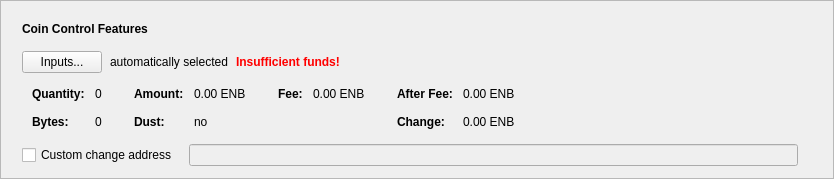
      <widget class="QFrame" name="frameCoinControl">
       <property name="sizePolicy">
        <sizepolicy hsizetype="Expanding" vsizetype="Fixed">
         <horstretch>0</horstretch>
         <verstretch>0</verstretch>
        </sizepolicy>
       </property>
       <property name="frameShape">
        <enum>QFrame::StyledPanel</enum>
       </property>
       <property name="frameShadow">
        <enum>QFrame::Raised</enum>
       </property>
       <layout class="QVBoxLayout" name="verticalLayout_2">
        <item>
         <layout class="QVBoxLayout" name="verticalLayoutCoinControl" stretch="0,0,0,0,0">
          <property name="spacing">
           <number>0</number>
          </property>
          <property name="sizeConstraint">
           <enum>QLayout::SetDefaultConstraint</enum>
          </property>
          <property name="leftMargin">
           <number>10</number>
          </property>
          <property name="topMargin">
           <number>10</number>
          </property>
          <item>
           <layout class="QHBoxLayout" name="horizontalLayoutCoinControl1">
            <property name="bottomMargin">
             <number>15</number>
            </property>
            <item>
             <widget class="QLabel" name="labelCoinControlFeatures">
              <property name="sizePolicy">
               <sizepolicy hsizetype="Preferred" vsizetype="Maximum">
                <horstretch>0</horstretch>
                <verstretch>0</verstretch>
               </sizepolicy>
              </property>
              <property name="font">
               <font>
                <weight>75</weight>
                <bold>true</bold>
               </font>
              </property>
              <property name="styleSheet">
               <string notr="true">font-weight:bold;</string>
              </property>
              <property name="text">
               <string>Coin Control Features</string>
              </property>
             </widget>
            </item>
           </layout>
          </item>
          <item>
           <layout class="QHBoxLayout" name="horizontalLayoutCoinControl2" stretch="0,0,0,0">
            <property name="spacing">
             <number>8</number>
            </property>
            <property name="bottomMargin">
             <number>10</number>
            </property>
            <item>
             <widget class="QPushButton" name="pushButtonCoinControl">
              <property name="styleSheet">
               <string notr="true"/>
              </property>
              <property name="text">
               <string>Inputs...</string>
              </property>
              <property name="autoDefault">
               <bool>false</bool>
              </property>
             </widget>
            </item>
            <item>
             <widget class="QLabel" name="labelCoinControlAutomaticallySelected">
              <property name="text">
               <string>automatically selected</string>
              </property>
              <property name="margin">
               <number>5</number>
              </property>
             </widget>
            </item>
            <item>
             <widget class="QLabel" name="labelCoinControlInsuffFunds">
              <property name="font">
               <font>
                <weight>75</weight>
                <bold>true</bold>
               </font>
              </property>
              <property name="styleSheet">
               <string notr="true">color:red;font-weight:bold;</string>
              </property>
              <property name="text">
               <string>Insufficient funds!</string>
              </property>
              <property name="margin">
               <number>5</number>
              </property>
             </widget>
            </item>
            <item>
             <spacer name="horizontalSpacerCoinControl">
              <property name="orientation">
               <enum>Qt::Horizontal</enum>
              </property>
              <property name="sizeHint" stdset="0">
               <size>
                <width>40</width>
                <height>1</height>
               </size>
              </property>
             </spacer>
            </item>
           </layout>
          </item>
          <item>
           <widget class="QWidget" name="widgetCoinControl" native="true">
            <property name="sizePolicy">
             <sizepolicy hsizetype="Preferred" vsizetype="Preferred">
              <horstretch>0</horstretch>
              <verstretch>0</verstretch>
             </sizepolicy>
            </property>
            <property name="minimumSize">
             <size>
              <width>0</width>
              <height>0</height>
             </size>
            </property>
            <property name="styleSheet">
             <string notr="true"/>
            </property>
            <layout class="QHBoxLayout" name="horizontalLayoutCoinControl5">
             <property name="leftMargin">
              <number>0</number>
             </property>
             <property name="topMargin">
              <number>0</number>
             </property>
             <property name="rightMargin">
              <number>0</number>
             </property>
             <property name="bottomMargin">
              <number>0</number>
             </property>
             <item>
              <layout class="QHBoxLayout" name="horizontalLayoutCoinControl3" stretch="0,0,0,1">
               <property name="spacing">
                <number>20</number>
               </property>
               <property name="topMargin">
                <number>0</number>
               </property>
               <property name="bottomMargin">
                <number>10</number>
               </property>
               <item>
                <layout class="QFormLayout" name="formLayoutCoinControl1">
                 <property name="horizontalSpacing">
                  <number>10</number>
                 </property>
                 <property name="verticalSpacing">
                  <number>14</number>
                 </property>
                 <property name="leftMargin">
                  <number>10</number>
                 </property>
                 <property name="topMargin">
                  <number>4</number>
                 </property>
                 <property name="rightMargin">
                  <number>6</number>
                 </property>
                 <item row="0" column="0">
                  <widget class="QLabel" name="labelCoinControlQuantityText">
                   <property name="font">
                    <font>
                     <weight>75</weight>
                     <bold>true</bold>
                    </font>
                   </property>
                   <property name="text">
                    <string>Quantity:</string>
                   </property>
                   <property name="margin">
                    <number>0</number>
                   </property>
                  </widget>
                 </item>
                 <item row="0" column="1">
                  <widget class="QLabel" name="labelCoinControlQuantity">
                   <property name="cursor">
                    <cursorShape>IBeamCursor</cursorShape>
                   </property>
                   <property name="contextMenuPolicy">
                    <enum>Qt::ActionsContextMenu</enum>
                   </property>
                   <property name="text">
                    <string notr="true">0</string>
                   </property>
                   <property name="margin">
                    <number>0</number>
                   </property>
                   <property name="textInteractionFlags">
                    <set>Qt::LinksAccessibleByMouse|Qt::TextSelectableByKeyboard|Qt::TextSelectableByMouse</set>
                   </property>
                  </widget>
                 </item>
                 <item row="1" column="0">
                  <widget class="QLabel" name="labelCoinControlBytesText">
                   <property name="font">
                    <font>
                     <weight>75</weight>
                     <bold>true</bold>
                    </font>
                   </property>
                   <property name="text">
                    <string>Bytes:</string>
                   </property>
                  </widget>
                 </item>
                 <item row="1" column="1">
                  <widget class="QLabel" name="labelCoinControlBytes">
                   <property name="cursor">
                    <cursorShape>IBeamCursor</cursorShape>
                   </property>
                   <property name="contextMenuPolicy">
                    <enum>Qt::ActionsContextMenu</enum>
                   </property>
                   <property name="text">
                    <string notr="true">0</string>
                   </property>
                   <property name="textInteractionFlags">
                    <set>Qt::LinksAccessibleByMouse|Qt::TextSelectableByKeyboard|Qt::TextSelectableByMouse</set>
                   </property>
                  </widget>
                 </item>
                </layout>
               </item>
               <item>
                <layout class="QFormLayout" name="formLayoutCoinControl2">
                 <property name="horizontalSpacing">
                  <number>10</number>
                 </property>
                 <property name="verticalSpacing">
                  <number>14</number>
                 </property>
                 <property name="leftMargin">
                  <number>6</number>
                 </property>
                 <property name="topMargin">
                  <number>4</number>
                 </property>
                 <property name="rightMargin">
                  <number>6</number>
                 </property>
                 <item row="0" column="0">
                  <widget class="QLabel" name="labelCoinControlAmountText">
                   <property name="font">
                    <font>
                     <weight>75</weight>
                     <bold>true</bold>
                    </font>
                   </property>
                   <property name="text">
                    <string>Amount:</string>
                   </property>
                   <property name="margin">
                    <number>0</number>
                   </property>
                  </widget>
                 </item>
                 <item row="0" column="1">
                  <widget class="QLabel" name="labelCoinControlAmount">
                   <property name="cursor">
                    <cursorShape>IBeamCursor</cursorShape>
                   </property>
                   <property name="contextMenuPolicy">
                    <enum>Qt::ActionsContextMenu</enum>
                   </property>
                   <property name="text">
                    <string notr="true">0.00 ENB</string>
                   </property>
                   <property name="textInteractionFlags">
                    <set>Qt::LinksAccessibleByMouse|Qt::TextSelectableByKeyboard|Qt::TextSelectableByMouse</set>
                   </property>
                  </widget>
                 </item>
                 <item row="1" column="0">
                  <widget class="QLabel" name="labelCoinControlLowOutputText">
                   <property name="font">
                    <font>
                     <weight>75</weight>
                     <bold>true</bold>
                    </font>
                   </property>
                   <property name="text">
                    <string>Dust:</string>
                   </property>
                  </widget>
                 </item>
                 <item row="1" column="1">
                  <widget class="QLabel" name="labelCoinControlLowOutput">
                   <property name="cursor">
                    <cursorShape>IBeamCursor</cursorShape>
                   </property>
                   <property name="contextMenuPolicy">
                    <enum>Qt::ActionsContextMenu</enum>
                   </property>
                   <property name="text">
                    <string notr="true">no</string>
                   </property>
                   <property name="textInteractionFlags">
                    <set>Qt::LinksAccessibleByMouse|Qt::TextSelectableByKeyboard|Qt::TextSelectableByMouse</set>
                   </property>
                  </widget>
                 </item>
                </layout>
               </item>
               <item>
                <layout class="QFormLayout" name="formLayoutCoinControl3">
                 <property name="horizontalSpacing">
                  <number>10</number>
                 </property>
                 <property name="verticalSpacing">
                  <number>14</number>
                 </property>
                 <property name="leftMargin">
                  <number>6</number>
                 </property>
                 <property name="topMargin">
                  <number>4</number>
                 </property>
                 <property name="rightMargin">
                  <number>6</number>
                 </property>
                 <item row="0" column="0">
                  <widget class="QLabel" name="labelCoinControlFeeText">
                   <property name="font">
                    <font>
                     <weight>75</weight>
                     <bold>true</bold>
                    </font>
                   </property>
                   <property name="text">
                    <string>Fee:</string>
                   </property>
                   <property name="margin">
                    <number>0</number>
                   </property>
                  </widget>
                 </item>
                 <item row="0" column="1">
                  <widget class="QLabel" name="labelCoinControlFee">
                   <property name="cursor">
                    <cursorShape>IBeamCursor</cursorShape>
                   </property>
                   <property name="contextMenuPolicy">
                    <enum>Qt::ActionsContextMenu</enum>
                   </property>
                   <property name="text">
                    <string notr="true">0.00 ENB</string>
                   </property>
                   <property name="textInteractionFlags">
                    <set>Qt::LinksAccessibleByMouse|Qt::TextSelectableByKeyboard|Qt::TextSelectableByMouse</set>
                   </property>
                  </widget>
                 </item>
                </layout>
               </item>
               <item>
                <layout class="QFormLayout" name="formLayoutCoinControl4">
                 <property name="horizontalSpacing">
                  <number>10</number>
                 </property>
                 <property name="verticalSpacing">
                  <number>14</number>
                 </property>
                 <property name="leftMargin">
                  <number>6</number>
                 </property>
                 <property name="topMargin">
                  <number>4</number>
                 </property>
                 <property name="rightMargin">
                  <number>6</number>
                 </property>
                 <item row="0" column="0">
                  <widget class="QLabel" name="labelCoinControlAfterFeeText">
                   <property name="font">
                    <font>
                     <weight>75</weight>
                     <bold>true</bold>
                    </font>
                   </property>
                   <property name="text">
                    <string>After Fee:</string>
                   </property>
                   <property name="margin">
                    <number>0</number>
                   </property>
                  </widget>
                 </item>
                 <item row="0" column="1">
                  <widget class="QLabel" name="labelCoinControlAfterFee">
                   <property name="cursor">
                    <cursorShape>IBeamCursor</cursorShape>
                   </property>
                   <property name="contextMenuPolicy">
                    <enum>Qt::ActionsContextMenu</enum>
                   </property>
                   <property name="text">
                    <string notr="true">0.00 ENB</string>
                   </property>
                   <property name="textInteractionFlags">
                    <set>Qt::LinksAccessibleByMouse|Qt::TextSelectableByKeyboard|Qt::TextSelectableByMouse</set>
                   </property>
                  </widget>
                 </item>
                 <item row="1" column="0">
                  <widget class="QLabel" name="labelCoinControlChangeText">
                   <property name="font">
                    <font>
                     <weight>75</weight>
                     <bold>true</bold>
                    </font>
                   </property>
                   <property name="text">
                    <string>Change:</string>
                   </property>
                  </widget>
                 </item>
                 <item row="1" column="1">
                  <widget class="QLabel" name="labelCoinControlChange">
                   <property name="cursor">
                    <cursorShape>IBeamCursor</cursorShape>
                   </property>
                   <property name="contextMenuPolicy">
                    <enum>Qt::ActionsContextMenu</enum>
                   </property>
                   <property name="text">
                    <string notr="true">0.00 ENB</string>
                   </property>
                   <property name="textInteractionFlags">
                    <set>Qt::LinksAccessibleByMouse|Qt::TextSelectableByKeyboard|Qt::TextSelectableByMouse</set>
                   </property>
                  </widget>
                 </item>
                </layout>
               </item>
              </layout>
             </item>
            </layout>
           </widget>
          </item>
          <item>
           <layout class="QHBoxLayout" name="horizontalLayoutCoinControl4" stretch="0,0,0">
            <property name="spacing">
             <number>12</number>
            </property>
            <property name="sizeConstraint">
             <enum>QLayout::SetDefaultConstraint</enum>
            </property>
            <property name="topMargin">
             <number>5</number>
            </property>
            <property name="rightMargin">
             <number>5</number>
            </property>
            <item>
             <widget class="QCheckBox" name="checkBoxCoinControlChange">
              <property name="toolTip">
               <string>If this is activated, but the change address is empty or invalid, change will be sent to a newly generated address.</string>
              </property>
              <property name="text">
               <string>Custom change address</string>
              </property>
             </widget>
            </item>
            <item>
             <widget class="QValidatedLineEdit" name="lineEditCoinControlChange">
              <property name="enabled">
               <bool>false</bool>
              </property>
              <property name="sizePolicy">
               <sizepolicy hsizetype="Expanding" vsizetype="Fixed">
                <horstretch>0</horstretch>
                <verstretch>0</verstretch>
               </sizepolicy>
              </property>
             </widget>
            </item>
            <item>
             <widget class="QLabel" name="labelCoinControlChangeLabel">
              <property name="sizePolicy">
               <sizepolicy hsizetype="Preferred" vsizetype="Expanding">
                <horstretch>0</horstretch>
                <verstretch>0</verstretch>
               </sizepolicy>
              </property>
              <property name="minimumSize">
               <size>
                <width>0</width>
                <height>0</height>
               </size>
              </property>
              <property name="text">
               <string/>
              </property>
              <property name="margin">
               <number>3</number>
              </property>
             </widget>
            </item>
           </layout>
          </item>
          <item>
           <spacer name="verticalSpacerCoinControl">
            <property name="orientation">
             <enum>Qt::Vertical</enum>
            </property>
            <property name="sizeType">
             <enum>QSizePolicy::Expanding</enum>
            </property>
            <property name="sizeHint" stdset="0">
             <size>
              <width>800</width>
              <height>1</height>
             </size>
            </property>
           </spacer>
          </item>
         </layout>
        </item>
       </layout>
      </widget>
